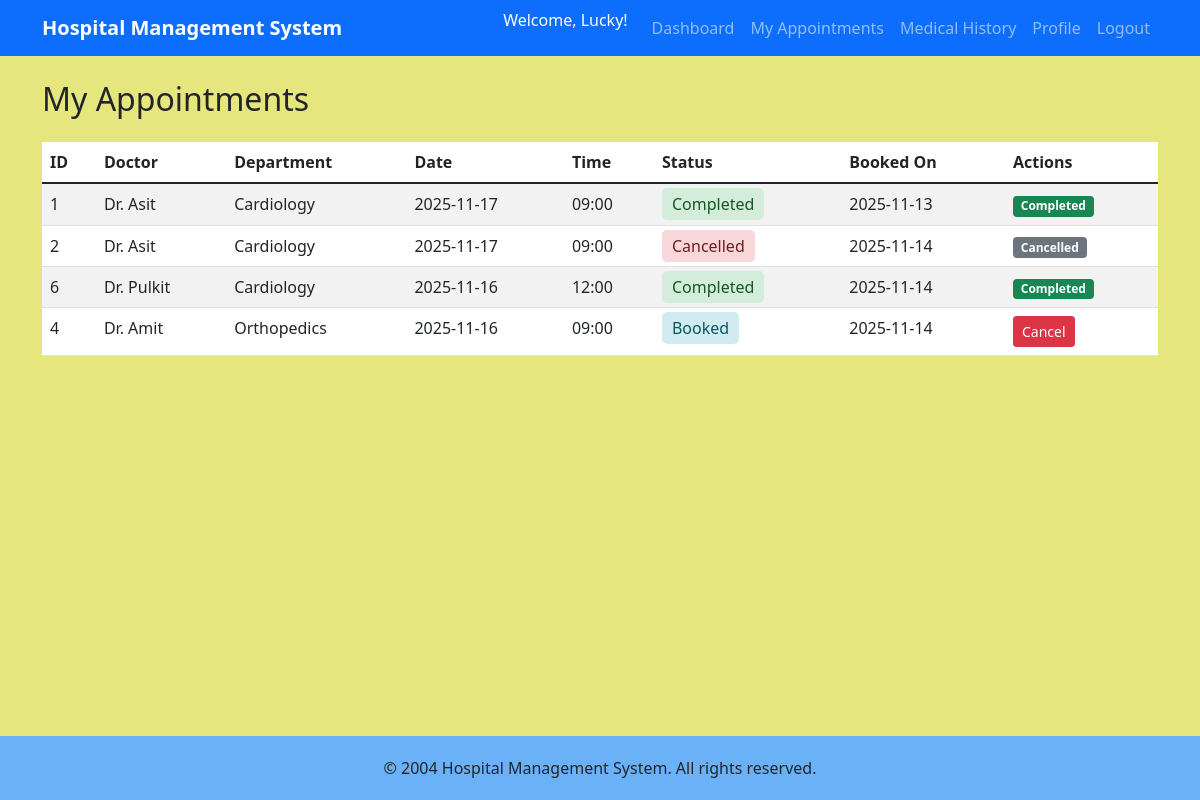
The app's page /patient/appointments (signed in) with its own data.
### models.py (models this page shows)
class Appointment(db.Model):
    id = db.Column(db.Integer, primary_key=True)
    patient_id = db.Column(db.Integer, db.ForeignKey('patient.id'), nullable=False)
    doctor_id = db.Column(db.Integer, db.ForeignKey('doctor.id'), nullable=False)
    date = db.Column(db.Date, nullable=False)
    time = db.Column(db.String(10), nullable=False)
    status = db.Column(db.String(20), default='Booked')
    created_at = db.Column(db.DateTime, default=datetime.utcnow)
    treatment = db.relationship('Treatment', backref='appointment', uselist=False, cascade='all, delete-orphan')

class Doctor(db.Model):
    id = db.Column(db.Integer, primary_key=True)
    name = db.Column(db.String(100), nullable=False)
    email = db.Column(db.String(120), unique=True, nullable=False)
    password = db.Column(db.String(200), nullable=False)
    phone = db.Column(db.String(15))
    department_id = db.Column(db.Integer, db.ForeignKey('department.id'), nullable=False)
    experience_years = db.Column(db.Integer)
    is_active = db.Column(db.Boolean, default=True)
    appointments = db.relationship('Appointment', backref='doctor', lazy=True)
    availability = db.relationship('DoctorAvailability', backref='doctor', lazy=True, cascade='all, delete-orphan')

class Department(db.Model):
    id = db.Column(db.Integer, primary_key=True)
    name = db.Column(db.String(100), unique=True, nullable=False)
    description = db.Column(db.Text)
    doctors = db.relationship('Doctor', backref='department', lazy=True)

### routes.py (the view)
    @app.route('/patient/appointments')
    @login_required('patient')
    def patient_appointments():
        patient_id = session['user_id']
        appointments = Appointment.query.filter_by(patient_id=patient_id).order_by(
            Appointment.date.desc(), Appointment.time.desc()
        ).all()
        return render_template('patient/appointments.html', appointments=appointments)

### routes.py (called while the page is built)
def login_required(role):
    def decorator(f):
        @wraps(f)
        def decorated_function(*args, **kwargs):
            if 'user_id' not in session or session.get('role') != role:
                flash('Please login to access this page', 'danger')
                return redirect(url_for('login'))
            return f(*args, **kwargs)
        return decorated_function
    return decorator

### templates/patient/appointments.html (shortened to what this page needs)
{% extends "base.html" %}
{% block content %}
<h2>My Appointments</h2>
<div class="table-responsive mt-4">
    <table class="table table-striped">
        <thead>
            <tr>
                <th>ID</th>
                <th>Doctor</th>
                <th>Department</th>
                <th>Date</th>
                <th>Time</th>
                <th>Status</th>
                <th>Booked On</th>
                <th>Actions</th>
            </tr>
        </thead>
        <tbody>
            {% for appointment in appointments %}
            <tr>
                <td>{{ appointment.id }}</td>
                <td>Dr. {{ appointment.doctor.name }}</td>
                <td>{{ appointment.doctor.department.name }}</td>
                <td>{{ appointment.date }}</td>
                <td>{{ appointment.time }}</td>
                <td><span class="status-{{ appointment.status.lower() }}">{{ appointment.status }}</span></td>
                <td>{{ appointment.created_at.strftime('%Y-%m-%d') }}</td>
                <td>
                    {% if appointment.status == 'Booked' %}
                    <a href="{{ url_for('patient_cancel_appointment', id=appointment.id) }}"
                       class="btn btn-sm btn-danger"
                       onclick="return confirm('Are you sure you want to cancel this appointment?')">Cancel</a>
                    {% elif appointment.status == 'Completed' %}
                    <span class="badge bg-success">Completed</span>
                    {% else %}
                    <span class="badge bg-secondary">{{ appointment.status }}</span>
                    {% endif %}
                </td>
            </tr>
            {% else %}
            <tr>
                <td colspan="8" class="text-center">No appointments found</td>
            </tr>
            {% endfor %}
        </tbody>
    </table>
</div>
{% endblock %}

### templates/base.html (style rules this page uses)
body { min-height: 100vh; display: flex; flex-direction: column; background-color: #e6e67f !important; }
.status-booked { background-color: #d1ecf1; color: #0c5460; padding: 5px 10px; border-radius: 5px; }
.status-completed { background-color: #d4edda; color: #155724; padding: 5px 10px; border-radius: 5px; }
.status-cancelled { background-color: #f8d7da; color: #721c24; padding: 5px 10px; border-radius: 5px; }
.table { background-color: white; }

### records on screen
Appointment: id "1", doctor.name "Asit", doctor.department.name "Cardiology", date "2025-11-17", time "09:00", status "Completed", created_at "2025-11-13"
Appointment: id "2", doctor.name "Asit", doctor.department.name "Cardiology", date "2025-11-17", time "09:00", status "Cancelled", created_at "2025-11-14"
Appointment: id "6", doctor.name "Pulkit", doctor.department.name "Cardiology", date "2025-11-16", time "12:00", status "Completed", created_at "2025-11-14"
Appointment: id "4", doctor.name "Amit", doctor.department.name "Orthopedics", date "2025-11-16", time "09:00", status "Booked", created_at "2025-11-14"

### other values on screen
{{ session.username }} "Lucky"
